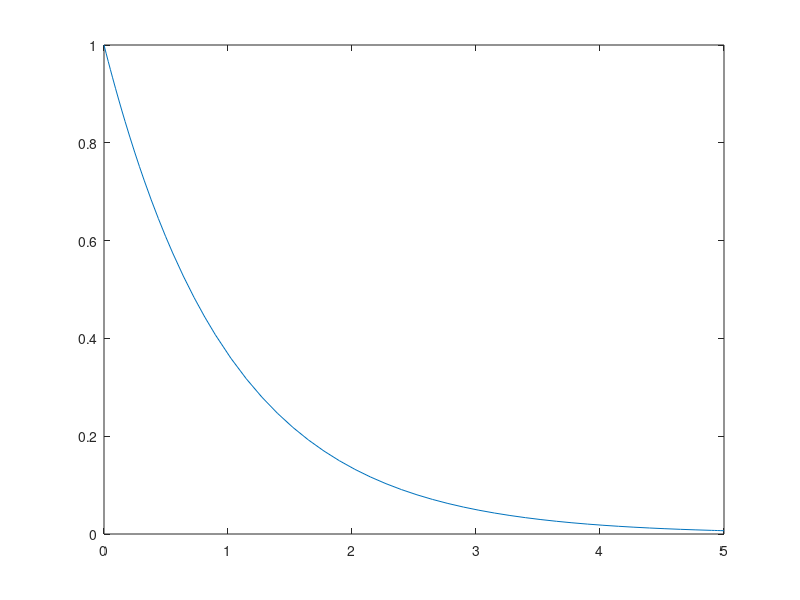

The MATLAB source for this figure: (Note: this script raises an error after producing the figure.)
%% Modeling and Simulation of Aerospace Systems
%
% Analytical solution of linear ODE
%
% F. Topputo, Politecnico di Milano

%% 1 - First-order model > Free response

% Define coefficients
a0 = 1; a1 = 1 ;

% Define input as function handle (zero input for now)
f = @(t) 0;

% Define generic first-order system
xdot = @(t,x) 1/a1*(f(t) - a0*x);

% Define initial condition
x0 = 1 ;

% Free response
[tt,xx] = ode45(xdot, [0 5], x0) ;

% Plot free response
plot(tt, xx) ; clear all ;

%% 2 - First-order model > Step response

% Define coefficients
a0 = 1; a1set = [0.5 1 1.5] ;

% Define input
f = @(t) heaviside(t) ;

% Define initial condition
x0 = 0 ;

hold on ; axis([0 5 0 1]) ;
for j = 1 : 3
    a1 = a1set(j);
    % Define generic first-order system
xdot = @(t,x) 1/a1*(f(t) - a0*x);
    [tt,xx] = ode45(xdot, [-1 5], x0) ;
    plot(tt, xx) ;
end

clear all ;

%% 3 - Second-order system > Overdamped

% Define mass-sping-damper
par.x0      = 0.4 ;
par.v0      = 0.2 ;
par.omega_n = 1   ; 
par.zeta    = 1.5 ; % overdamped
par.f       = @(t) 0 ; % natural motion, for now

% integrate motion
options = odeset ;
[tt1, xx1] = ode45(@MassDamperSpring, [0 10], [par.x0 par.v0], options, par) ;
plot(tt1,xx1(:,1)) ; hold on ;

%% 3 - Second-order system > Critically damped

par.zeta    = 1 ; % Critically damped

% integrate motion
[tt2, xx2] = ode45(@MassDamperSpring, [0 10], [par.x0 par.v0], options, par) ;
plot(tt2,xx2(:,1)) ;

%% 4 - Second-order system > Underdamped

par.zeta    = 0.2 ; % Underdamped

% integrate motion
[tt3, xx3] = ode45(@MassDamperSpring, [0 15], [par.x0 par.v0], options, par) ;
plot(tt3,xx3(:,1)) ;

%% 5 - Second-order systems > Step response

par.f      = @(t) 0.2* heaviside(t) ; % step
par.zeta    = 1.5 ; % overdamped

% integrate motion
[tt4, xx4] = ode45(@MassDamperSpring, [0 15], [par.x0 par.v0], options, par) ;
plot(tt4,xx4(:,1)) ; hold on ;

par.zeta    = 0.2 ; % underdamped
[tt5, xx5] = ode45(@MassDamperSpring, [0 15], [par.x0 par.v0], options, par) ;
plot(tt5,xx5(:,1)) ; hold on ;

%% 6 - Second-order systems > Harmonic input

par.f      = @(t) 0.2* sin(0.9*t) ; % input
par.zeta    = 1.8 ; % underdamped
[tt6, xx6] = ode45(@MassDamperSpring, [0 25], [par.x0 par.v0], options, par) ;
plot(tt6,xx6(:,1)) ; hold on ;

par.zeta    = 0.1 ; % underdamped
[tt7, xx7] = ode45(@MassDamperSpring, [0 25], [par.x0 par.v0], options, par) ;
plot(tt7,xx7(:,1)) ; plot(tt7, par.f(tt7)) ;

%% Normalized amplitude
zeta = [0.05, 0.1, 0.2, 0.5, 0.8] ;
omega = 0:0.001:2 ;
hold on ;
for j = 1:size(zeta,2)
    Amp = 1./sqrt([1-(omega/par.omega_n).^2].^2 + (2*zeta(j)*omega/par.omega_n).^2) ;
    plot(omega, Amp) ;
end
axis([0 2 0 8]);